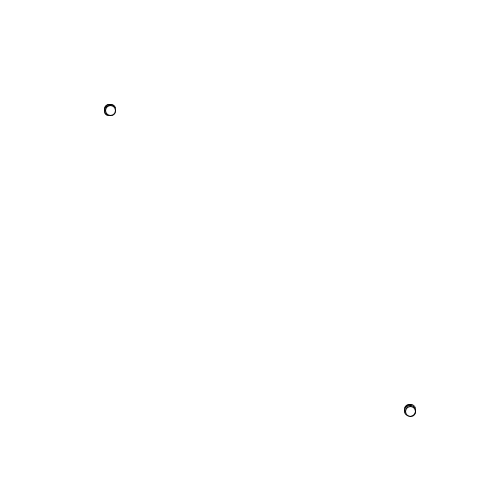
Frame 1 (no input)
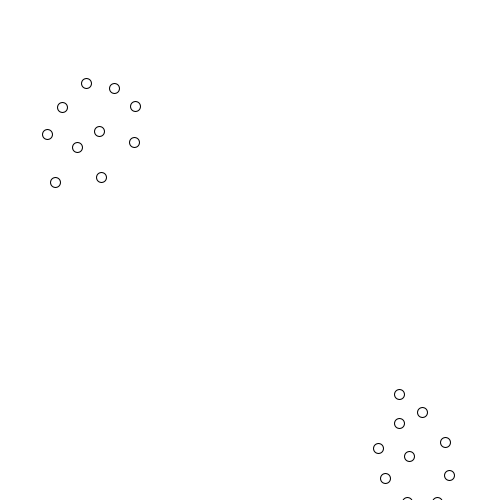
Frame 60 (the mouse pressed at the canvas centre just before this capture)
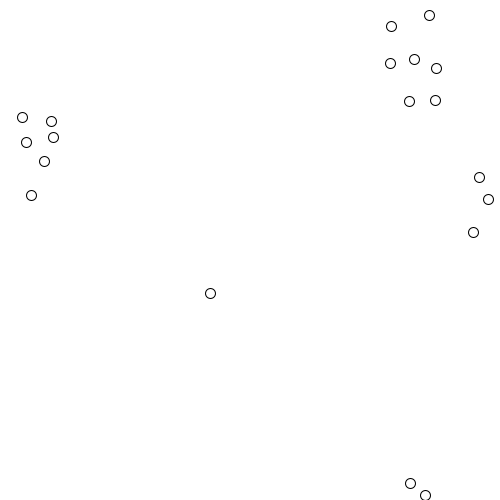
Frame 120 (the mouse held since frame 60 and released just before this capture)

The Processing sketch that drew these frames (run headless with seeded random() and noise(); from frame 60 on, the mouse is pressed at the canvas centre):

// Processing sketch: processing_123166
// ── processing_123166.pde

Flock flock1, flock2; //flock3, flock4;

void setup() {
  size(500, 500);
  flock1 = new Flock();
  flock2 = new Flock();
  //flock3 = new Flock();
  //flock4 = new Flock();
  // Add an initial set of boids into the system
  for (int i = 0; i < 10; i++) {
    flock1.addBoid(new Boid(100, 100));
    //flock3.addBoid(new Boid(500, 0));
    //flock4.addBoid(new Boid(500, 500));
  }
  for (int i = 0; i < 10; i++) {
    flock2.addBoid(new Boid(400, 400));
  }
}

void draw() {
  background(255);
  flock1.run();
  flock2.run();
  //flock3.run();
  //flock4.run();
}

// Add a new boid into the System
void mousePressed() {
  flock1.addBoid(new Boid(mouseX, mouseY));
}
void keyPressed() {
  flock2.addBoid(new Boid(mouseX, mouseY));
}







// The Boid class

class Boid {

  PVector location, velocity, acceleration;
  float r;
  float maxforce;    // Maximum steering force
  float maxspeed;    // Maximum speed

    Boid(float x, float y) {
    acceleration = new PVector(0, 0);

    // This is a new PVector method not yet implemented in JS
    // velocity = PVector.random2D();

    // Leaving the code temporarily this way so that this example runs in JS
    float angle = random(TWO_PI);
    velocity = new PVector(cos(angle), sin(angle));

    location = new PVector(x, y);
    r = 2.0;
    maxspeed = 2;
    maxforce = 0.03;
  }

  void run(ArrayList<Boid> boids) {
    flock(boids);
    update();
    borders();
    render();
  }

  void applyForce(PVector force) {
    // We could add mass here if we want A = F / M
    acceleration.add(force);
  }

  // We accumulate a new acceleration each time based on three rules
  void flock(ArrayList<Boid> boids) {
    PVector sep = separate(boids);   // Separation
    PVector ali = align(boids);      // Alignment
    PVector coh = cohesion(boids);   // Cohesion
    // Arbitrarily weight these forces
    sep.mult(1.5);
    ali.mult(1.0);
    coh.mult(1.0);
    // Add the force vectors to acceleration
    applyForce(sep);
    applyForce(ali);
    applyForce(coh);
  }

  // Method to update location
  void update() {
    // Update velocity
    velocity.add(acceleration);
    // Limit speed
    velocity.limit(maxspeed);
    location.add(velocity);
    // Reset accelertion to 0 each cycle
    acceleration.mult(0);
  }

  // A method that calculates and applies a steering force towards a target
  // STEER = DESIRED MINUS VELOCITY
  PVector seek(PVector target) {
    PVector desired = PVector.sub(target, location);  // A vector pointing from the location to the target
    // Scale to maximum speed
    desired.normalize();
    desired.mult(maxspeed);

    // Above two lines of code below could be condensed with new PVector setMag() method
    // Not using this method until Processing.js catches up
    // desired.setMag(maxspeed);

    // Steering = Desired minus Velocity
    PVector steer = PVector.sub(desired, velocity);
    steer.limit(maxforce);  // Limit to maximum steering force
    return steer;
  }

  void render() {
    // Draw a triangle rotated in the direction of velocity
    float theta = velocity.heading2D() + radians(90);
    // heading2D() above is now heading() but leaving old syntax until Processing.js catches up

    //fill(200, 100);
    stroke(0);
    pushMatrix();
    translate(location.x, location.y);
    ellipse(10, 10, 10, 10);
    fill(255);  
    /*
    rotate(theta);
     beginShape(TRIANGLES);
     vertex(0, -r*2);
     vertex(-r, r*2);
     vertex(r, r*2);
     endShape();
     */
    popMatrix();
  }


  // Wraparound
  void borders() {
    if (location.x < -r) location.x = width+r;
    if (location.y < -r) location.y = height+r;
    if (location.x > width+r) location.x = -r;
    if (location.y > height+r) location.y = -r;
  }

  // Separation
  // Method checks for nearby boids and steers away
  PVector separate (ArrayList<Boid> boids) {
    float desiredseparation = 25.0f;
    PVector steer = new PVector(0, 0, 0);
    int count = 0;
    // For every boid in the system, check if it's too close
    for (Boid other : boids) {
      float d = PVector.dist(location, other.location);
      // If the distance is greater than 0 and less than an arbitrary amount (0 when you are yourself)
      if ((d > 0) && (d < desiredseparation)) {
        // Calculate vector pointing away from neighbor
        PVector diff = PVector.sub(location, other.location);
        diff.normalize();
        diff.div(d);        // Weight by distance
        steer.add(diff);
        count++;            // Keep track of how many
      }
    }
    // Average -- divide by how many
    if (count > 0) {
      steer.div((float)count);
    }

    // As long as the vector is greater than 0
    if (steer.mag() > 0) {
      // First two lines of code below could be condensed with new PVector setMag() method
      // Not using this method until Processing.js catches up
      // steer.setMag(maxspeed);

      // Implement Reynolds: Steering = Desired - Velocity
      steer.normalize();
      steer.mult(maxspeed);
      steer.sub(velocity);
      steer.limit(maxforce);
    }
    return steer;
  }

  // Alignment
  // For every nearby boid in the system, calculate the average velocity
  PVector align (ArrayList<Boid> boids) {
    float neighbordist = 50;
    PVector sum = new PVector(0, 0);
    int count = 0;
    for (Boid other : boids) {
      float d = PVector.dist(location, other.location);
      if ((d > 0) && (d < neighbordist)) {
        sum.add(other.velocity);
        count++;
      }
    }
    if (count > 0) {
      sum.div((float)count);
      // First two lines of code below could be condensed with new PVector setMag() method
      // Not using this method until Processing.js catches up
      // sum.setMag(maxspeed);

      // Implement Reynolds: Steering = Desired - Velocity
      sum.normalize();
      sum.mult(maxspeed);
      PVector steer = PVector.sub(sum, velocity);
      steer.limit(maxforce);
      return steer;
    } 
    else {
      return new PVector(0, 0);
    }
  }

  // Cohesion
  // For the average location (i.e. center) of all nearby boids, calculate steering vector towards that location
  PVector cohesion (ArrayList<Boid> boids) {
    float neighbordist = 50;
    PVector sum = new PVector(0, 0);   // Start with empty vector to accumulate all locations
    int count = 0;
    for (Boid other : boids) {
      float d = PVector.dist(location, other.location);
      if ((d > 0) && (d < neighbordist)) {
        sum.add(other.location); // Add location
        count++;
      }
    }
    if (count > 0) {
      sum.div(count);
      return seek(sum);  // Steer towards the location
    } 
    else {
      return new PVector(0, 0);
    }
  }
}


// The Flock (a list of Boid objects)

class Flock {
  ArrayList<Boid> boids; // An ArrayList for all the boids

    Flock() {
    boids = new ArrayList<Boid>(); // Initialize the ArrayList
  }

  void run() {
    for (Boid b : boids) {
      b.run(boids);  // Passing the entire list of boids to each boid individually
    }
  }

  void addBoid(Boid b) {
    boids.add(b);
  }
}
